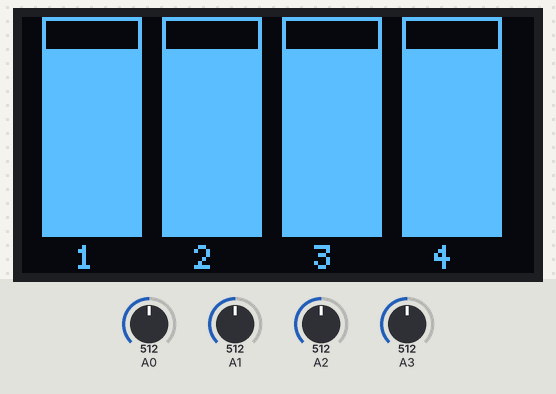
Recording of a sketch running on a simulated Arduino Uno, built with avr-gcc and run on an emulated ATmega328P. Shown: 128×64 one-colour display. The test bench sets the inputs (shaded band); at power-on: A0 = 512, A1 = 512, A2 = 512, A3 = 512.

Above: at 1.2 s.
1.3 s: A0 set to 716
At 2.7 s:
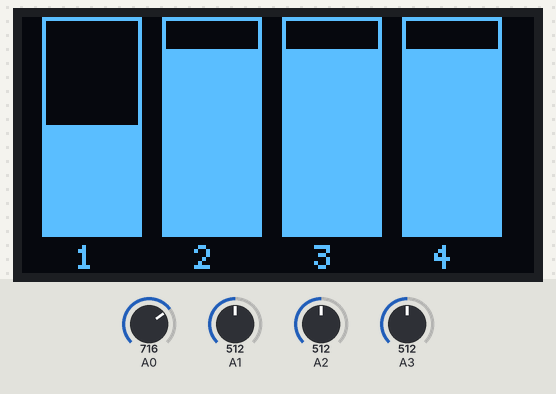
3.0 s: A1 set to 716
At 4.1 s:
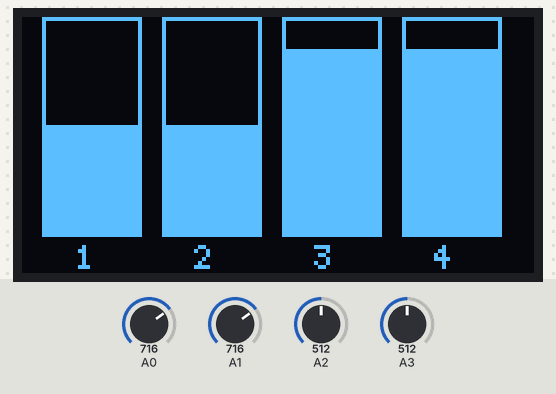
4.6 s: A2 set to 716
At 6.0 s:
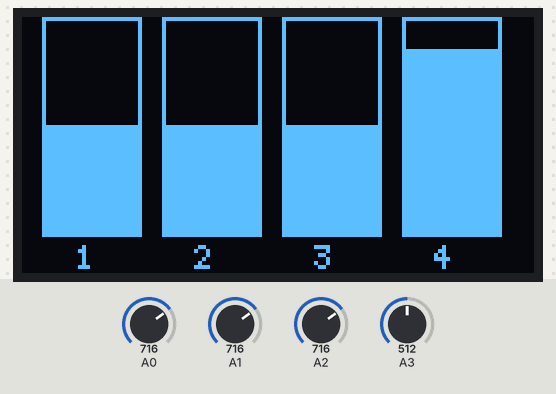
6.3 s: A3 set to 716
At 6.9 s:
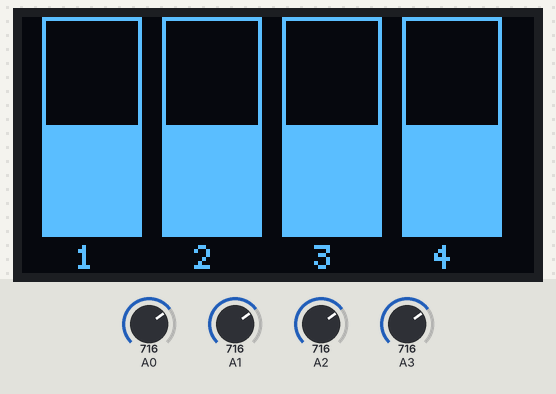
7.9 s: A0 set to 992
At 8.4 s:
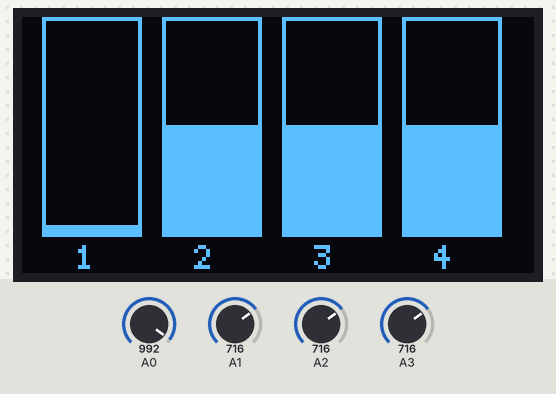
9.5 s: A1 set to 992
At 10.7 s:
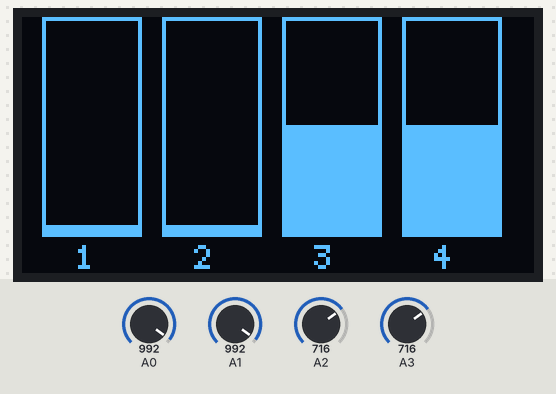
Timing chart, 0 to 12.1 s (numbered marks = the images above; inputs shaded):
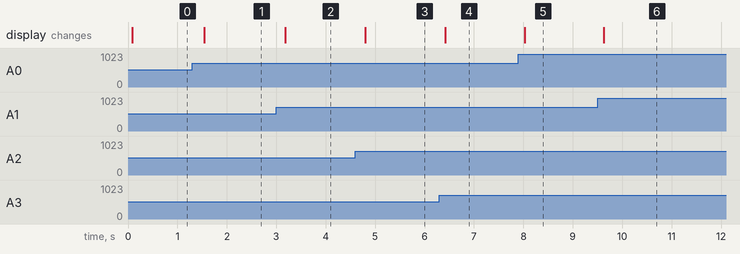

Measured:
- after the input at 1.3 s, the display: changes after 0.24 s (image 1)
- after the input at 3.0 s, the display: changes after 0.18 s (image 2)
- after the input at 4.6 s, the display: changes after 0.20 s (image 3)
- after the input at 6.3 s, the display: changes after 0.12 s (image 4)
- after the input at 7.9 s, the display: changes after 0.13 s (image 5)
- after the input at 9.5 s, the display: changes after 0.13 s (image 6)

The sketch:

arduino-sensor-humidade-solo.ino
```cpp
#include <U8glib.h>
#define QTD_SENSORES 4
int valores[QTD_SENSORES];

U8GLIB_SSD1306_128X64 u8g(U8G_I2C_OPT_NO_ACK);

void setup()
{
  Serial.begin(9600);
  pinMode(A0, INPUT);
  pinMode(A1, INPUT);
  pinMode(A2, INPUT);
  pinMode(A3, INPUT);

  u8g.setColorIndex(1);
  u8g.setFont(u8g_font_5x7);
}

void loop()
{
  valores[0] = porcentagem(analogRead(A0));
  valores[1] = porcentagem(analogRead(A1));
  valores[2] = porcentagem(analogRead(A2));
  valores[3] = porcentagem(analogRead(A3));

  u8g.firstPage();
  do
  {
    desenhar();
  } while(u8g.nextPage());

  delay(100);
}

int porcentagem(int leitura)
{
  return map(leitura, 1023, 420, 0, 100);
}

void desenhar()
{
  int sizeWidth = 25;
  int sizeHeight = 55;
  int posX = 5;

  for (int i = 0; i < QTD_SENSORES; i++)
  {
    escreverNumeroEmbaixoDoBox(i, posX);

    //Desenhar Contorno do Box
    u8g.drawRFrame(posX, 0, sizeWidth, sizeHeight, 0);

    if(valores[i] > 0)
    {
      int humidade = sizeHeight - map(valores[i], 100, 0, 0, sizeHeight);

      if(humidade > 0)
      {
        u8g.drawBox(posX, sizeHeight - humidade, sizeWidth, humidade);
      }
    }

    posX += sizeWidth + 5;
  }
}

void escreverNumeroEmbaixoDoBox(int i, int posX)
{
  char numero[2];
  String str = String(i + 1);
  str.toCharArray(numero, 2);
  u8g.drawStr(posX + 8, 63, numero);
}
```
